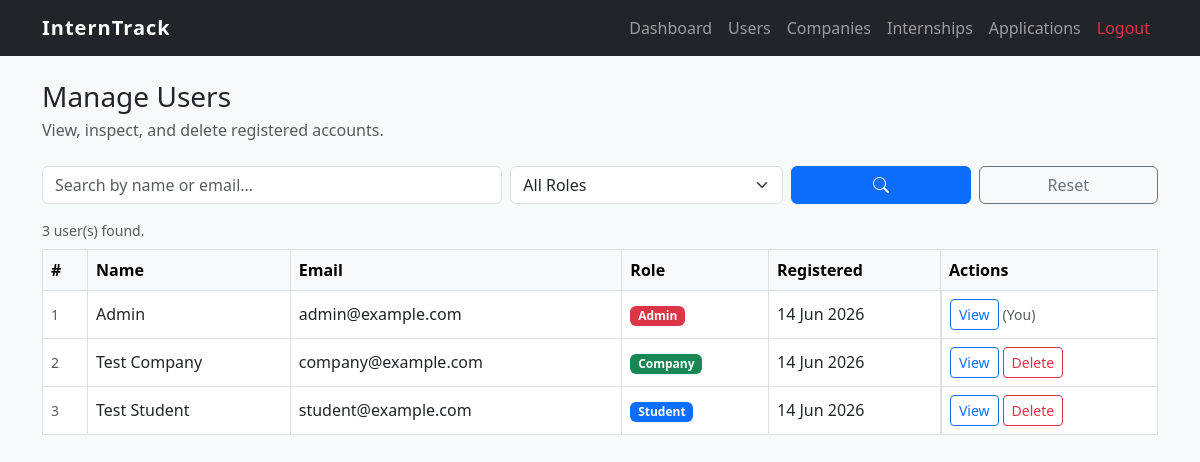
The app's page /admin/view_users.php (signed in) with its own data.
### tables this page shows
CREATE TABLE users (
    id INT AUTO_INCREMENT PRIMARY KEY,
    name VARCHAR(100) NOT NULL,
    email VARCHAR(100) NOT NULL UNIQUE,
    password VARCHAR(255) NOT NULL,
    role ENUM('student', 'company', 'admin') NOT NULL,
    approval_status ENUM('pending', 'approved', 'suspended') DEFAULT 'approved',
    phone VARCHAR(20) DEFAULT NULL,
    bio TEXT DEFAULT NULL,
    academic_info TEXT DEFAULT NULL,
    skills TEXT DEFAULT NULL,
    description TEXT DEFAULT NULL,
    industry VARCHAR(100) DEFAULT NULL,
    website VARCHAR(150) DEFAULT NULL,
    resume VARCHAR(255) DEFAULT NULL,
    profile_picture VARCHAR(255) DEFAULT NULL,
    created_at TIMESTAMP DEFAULT CURRENT_TIMESTAMP
);

### admin/view_users.php (the view, shortened to what this page needs)
<?php
include '../config/db_connect.php';
include '../includes/header.php';
include '../includes/navbar.php';
$search      = trim($_GET['search'] ?? '');
$sql    = "SELECT id, name, email, role, phone, website, description, created_at FROM users WHERE 1=1";
$sql .= " ORDER BY created_at DESC";
$stmt = mysqli_prepare($conn, $sql);
mysqli_stmt_execute($stmt);
$users = mysqli_stmt_get_result($stmt);
$user_rows = [];
while ($u = mysqli_fetch_assoc($users)) $user_rows[] = $u;
function role_badge(string $role): string {
    $map = ['student' => 'primary', 'company' => 'success', 'admin' => 'danger'];
    $c   = $map[$role] ?? 'secondary';
    return "<span class='badge bg-$c'>" . htmlspecialchars(ucfirst($role)) . "</span>";
}
?>
<div class="container mt-4">
    <h3 class="mb-1">Manage Users</h3>
    <p class="text-muted mb-4">View, inspect, and delete registered accounts.</p>
    <form method="GET" class="row g-2 mb-3">
        <div class="col-md-5">
            <input type="text" name="search" class="form-control" placeholder="Search by name or email…"
                   value="<?= htmlspecialchars($search) ?>">
        </div>
        <div class="col-md-3">
            <select name="role" class="form-select">
                <option value="">All Roles</option>
            </select>
        </div>
        <div class="col-md-2">
            <button type="submit"
                    class="btn btn-primary w-100"
                    title="Search">
                <i class="bi bi-search"></i>
            </button>
        </div>
        <div class="col-md-2">
            <a href="view_users.php" class="btn btn-outline-secondary w-100">Reset</a>
        </div>
    </form>
    <p class="text-muted small mb-2"><?= count($user_rows) ?> user(s) found.</p>
    <div class="table-responsive">
        <table class="table table-bordered align-middle">
            <thead class="table-light">
                <tr>
                    <th>#</th>
                    <th>Name</th>
                    <th>Email</th>
                    <th>Role</th>
                    <th>Registered</th>
                    <th>Actions</th>
                </tr>
            </thead>
            <tbody>
                <?php foreach ($user_rows as $i => $u): ?>
                    <tr>
                        <td class="text-muted small"><?= (int)$u['id'] ?></td>
                        <td><?= htmlspecialchars($u['name']) ?></td>
                        <td><?= htmlspecialchars($u['email']) ?></td>
                        <td><?= role_badge($u['role']) ?></td>
                        <td><?= date('d M Y', strtotime($u['created_at'])) ?></td>
                        <td class="d-flex gap-1">
                            <button class="btn btn-sm btn-outline-primary"
                                    data-bs-toggle="modal"
                                    data-bs-target="#userModal<?= $i ?>">
                                View
                            </button>
                            <?php if ((int)$u['id'] !== (int)$_SESSION['user_id']): ?>
                                <a href="view_users.php?delete=<?= (int)$u['id'] ?>"
                                   class="btn btn-sm btn-outline-danger"
                                   onclick="return confirm('Delete <?= htmlspecialchars(addslashes($u['name'])) ?>? This removes all their data.')">
                                    Delete
                                </a>
                            <?php else: ?>
                                <span class="text-muted small align-self-center">(You)</span>
                            <?php endif; ?>
                        </td>
                    </tr>
                <?php endforeach; ?>
            </tbody>
        </table>
    </div>
</div>
<?php include '../includes/footer.php'; ?>

### assets/css/style.css (style rules this page uses)
body { background-color: #f8f9fa; }

### records on screen
users: id "1", name "Admin", email "admin@example.com", role "Admin", created_at "14 Jun 2026", shows "(You)"
users: id "2", name "Test Company", email "company@example.com", role "Company", created_at "14 Jun 2026"
users: id "3", name "Test Student", email "student@example.com", role "Student", created_at "14 Jun 2026"

### other values on screen
count($user_rows) "3"
